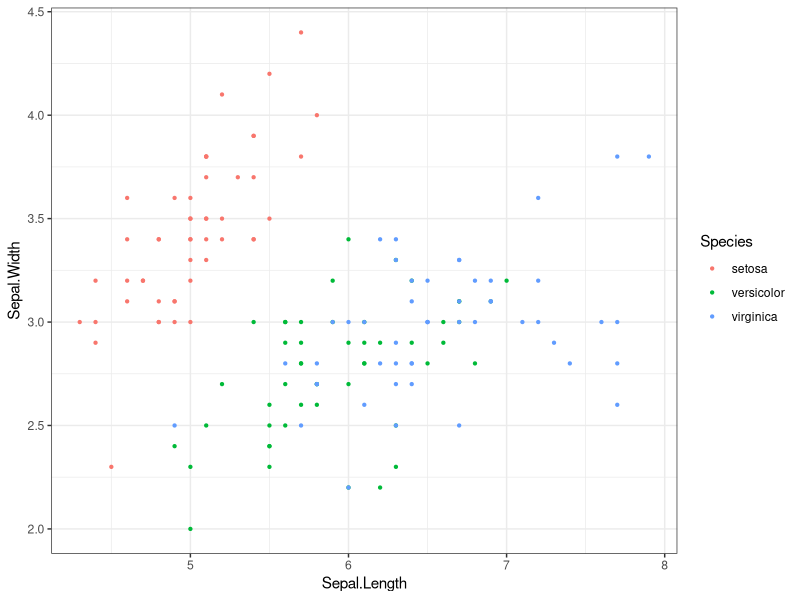

Source code (R):
# Knowledge Mining: Random Forest
# File: Lab_randomForest01.R
# Theme: Tree-based models: Random Forest
# Reference: 
# Breiman, Leo. 2001. "Random forests." Machine learning 45: 5-32.
# https://link.springer.com/content/pdf/10.1023/A:1010933404324.pdf
# Liaw, Andy, and Matthew Wiener. 2002. "Classification and regression by randomForest." R news 2, no. 3: 18-22
# Liaw, A., & Wiener, M. 2002. randomForest: Breiman and Cutler's Random Forests for Classification and Regression. R package version X.Y-Z. https://CRAN.R-project.org/package=randomForest
 

# Load the required libraries
# install.packages("randomForest")
library(randomForest)
library(dplyr)
library(tidyr)
library(ggplot2)

# Load the iris dataset
data(iris)

# Examine the dataset
head(iris)

# Data visualization
ggplot(iris, aes(x = Sepal.Length, y = Sepal.Width, color = Species)) +
  geom_point(size = .8) +
  theme_bw()

# Split the data into training and testing sets (70% train, 30% test)
# You can try different splits
set.seed(123)
train_index <- sample(1:nrow(iris), 0.7 * nrow(iris)) 
train_data <- iris[train_index, ] # Training data
test_data <- iris[-train_index, ] # Testing data

# Train a random forest model
set.seed(123)
model <- randomForest(Species ~ ., data = train_data, ntree = 100)

# Make predictions on the test data
predictions <- predict(model, test_data)
importance(model)
# Calculate the accuracy of the model
accuracy <- mean(predictions == test_data$Species)
cat("Accuracy:", accuracy) # Print results

